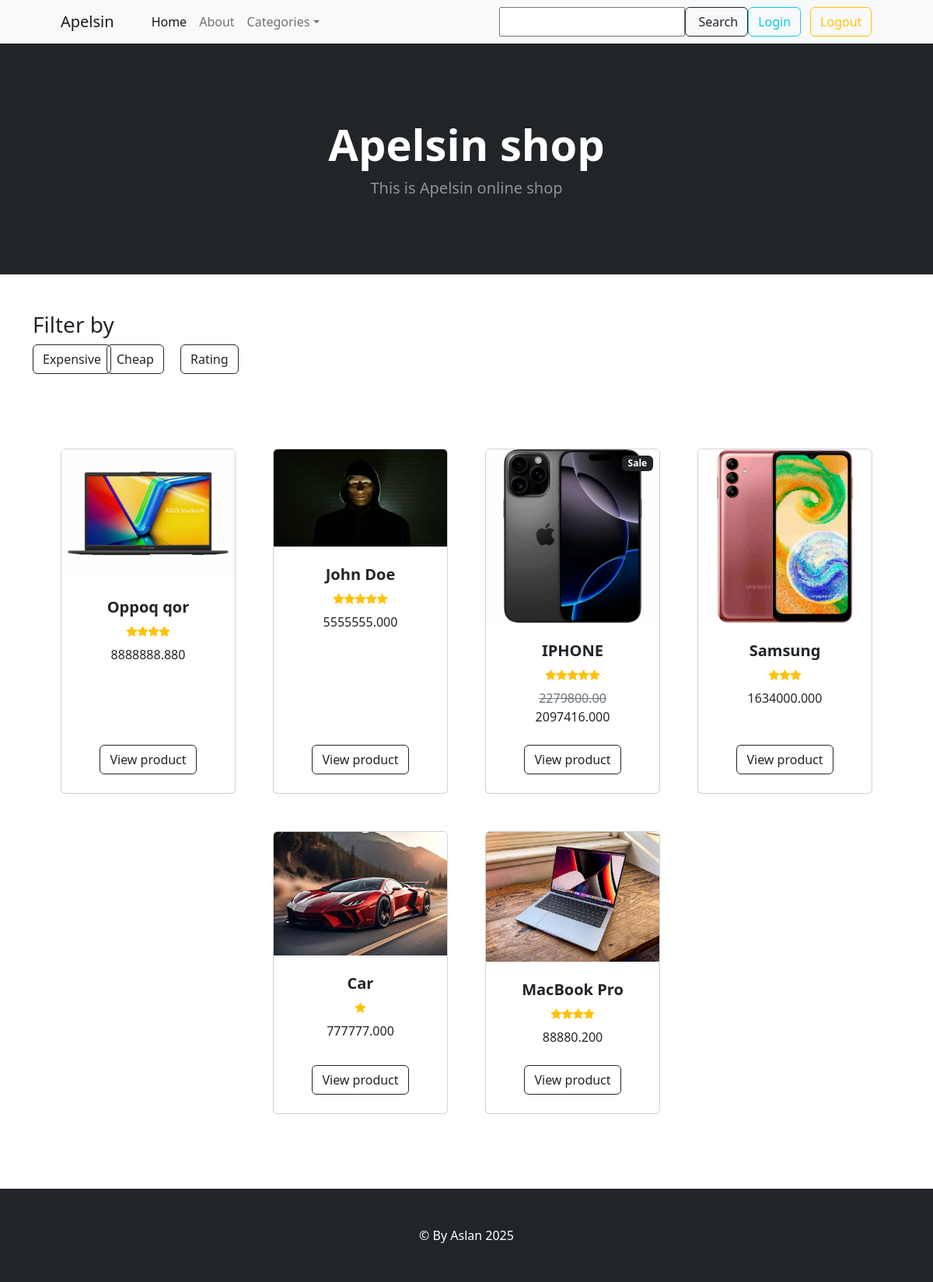
The page /apelsin/?filter=expensive on the database its author committed.
### shop/models.py (models this page shows, shortened)
class BaseModel(models.Model):
    created_at = models.DateTimeField(auto_now_add=True)
    updated_at = models.DateTimeField(auto_now=True)
    class Meta:
        abstract = True

class Product(BaseModel):
    class RatingChoices(models.IntegerChoices):
        ONE = 1
        TWO = 2
        THREE = 3
        FOUR = 4
        FIVE = 5
    name = models.CharField(max_length=100)
    price = models.DecimalField(max_digits=10, decimal_places=2)
    description = models.TextField(null=True, blank=True)
    discount = models.PositiveIntegerField(default=0)
    image = models.ImageField(upload_to='media/products', null=False, blank=False)
    quantity = models.PositiveIntegerField(default=1)
    rating = models.PositiveIntegerField(choices=RatingChoices.choices, default=RatingChoices.ONE)
    category_id = models.ForeignKey(Category, on_delete=models.CASCADE,related_name='products')
    @property
    def image_url(self):
        return self.image.url
    @property
    def discounted_price(self):
        if self.discount > 0:
            self.price = Decimal(self.price) * Decimal((1 - self.discount / 100))
        return Decimal(self.price).quantize(Decimal('0.001'))

### shop/views.py (the view)
# urls.py: path('', views.index, name='apelsin'),
def index(request, category_id: Optional[int] = None):
    search_query = request.GET.get('q', '')
    filter_type = request.GET.get('filter', '')
    categorys = Category.objects.all()
    if category_id:
        if filter_type == 'expensive':
            products = Product.objects.filter(category_id=category_id).order_by('-price')
        elif filter_type == 'cheap':
            products = Product.objects.filter(category_id=category_id).order_by('price')
        elif filter_type == 'rating':
            products = Product.objects.filter(category_id=category_id, rating__gte=4).order_by('-rating')
        else:
            products = Product.objects.filter(category_id=category_id)
    else:
        if filter_type == 'expensive':
            products = Product.objects.filter().order_by('-price')
        elif filter_type == 'cheap':
            products = Product.objects.filter().order_by('price')
        elif filter_type == 'rating':
            products = Product.objects.filter(rating__gte=4).order_by('-rating')
        else:
            products = Product.objects.all()
    if search_query:
        products = Product.objects.filter(name__icontains=search_query)
    context = {'products': products,
               'categorys': categorys,
    }
    return render(request, 'shop/index.html', context)

### templates/shop/index.html (shortened to what this page needs)
{% extends 'shop/base/base.html' %}
{% load static %}
{% block index_content %}
<header class="bg-dark py-5">
            <div class="container px-4 px-lg-5 my-5">
                <div class="text-center text-white">
                    <h1 class="display-4 fw-bolder">Apelsin shop</h1>
                    <p class="lead fw-normal text-white-50 mb-0">This is Apelsin online shop</p>
                </div>
            </div>
        </header>
        <div class="container mt-5">
            <div class="text-left">
                <h3>Filter by</h3>
            </div>
            <div class="row">
                <div class="col-1">
                    <a class="btn btn-outline-dark mt-auto" href="?filter=expensive"> Expensive </a>
                </div>
                <div class="col-1">
                    <a class="btn btn-outline-dark mt-auto" href="?filter=cheap"> Cheap </a>
                </div>
                <div class="col-1">
                    <a class="btn btn-outline-dark mt-auto" href="?filter=rating"> Rating </a>
                </div>
            </div>
        </div>
        <section class="py-5">
            <div class="container px-4 px-lg-5 mt-5">
                <div class="row gx-4 gx-lg-5 row-cols-2 row-cols-md-3 row-cols-xl-4 justify-content-center">
                    {% for product in products %}
                    <div class="col mb-5">
                        <div class="card h-100">
                            {% if product.discount != 0 %}
                            <div class="badge bg-dark text-white position-absolute" style="top: 0.5rem; right: 0.5rem">Sale</div>
                            {% endif %}
                            <img class="card-img-top" src="{{ product.image_url }}" alt="..." />
                            <div class="card-body p-4">
                                <div class="text-center">
                                    <h5 class="fw-bolder">{{ product.name }}</h5>
                                    <div class="d-flex justify-content-center small text-warning mb-2">
                                {% with ''|center:product.rating as range %}
                                    {% for f in range %}
                                    <div class="bi-star-fill"></div>
                                    {% endfor %}
                                {% endwith %}</div>
                                    {% if product.discount != 0 %}
                                    <span class="text-muted text-decoration-line-through">{{ product.price }}</span>
                                    {% endif %}
                                    {{ product.discounted_price }}
                                </div>
                            </div>
                            <div class="card-footer p-4 pt-0 border-top-0 bg-transparent">
                                <div class="text-center"><a class="btn btn-outline-dark mt-auto" href="{% url 'product_detail' product.id %}">View product</a></div>
                            </div>
                        </div>
                    </div>
                    {% endfor %}
                </div>
            </div>
        </section>
{% endblock %}

### rows shown on the page
Product: image_url (picture), name "Oppoq qor", rating 4 (drawn), discounted_price "8888888.880"
Product: image_url (picture), name "John Doe", rating 5 (drawn), discounted_price "5555555.000"
Product: shows "Sale", image_url (picture), name "IPHONE", rating 5 (drawn), price "2279800.00", discounted_price "2097416.000"
Product: image_url (picture), name "Samsung", rating 3 (drawn), discounted_price "1634000.000"
Product: image_url (picture), name "Car", rating 1 (drawn), discounted_price "777777.000"
Product: image_url (picture), name "MacBook Pro", rating 4 (drawn), discounted_price "88880.200"
